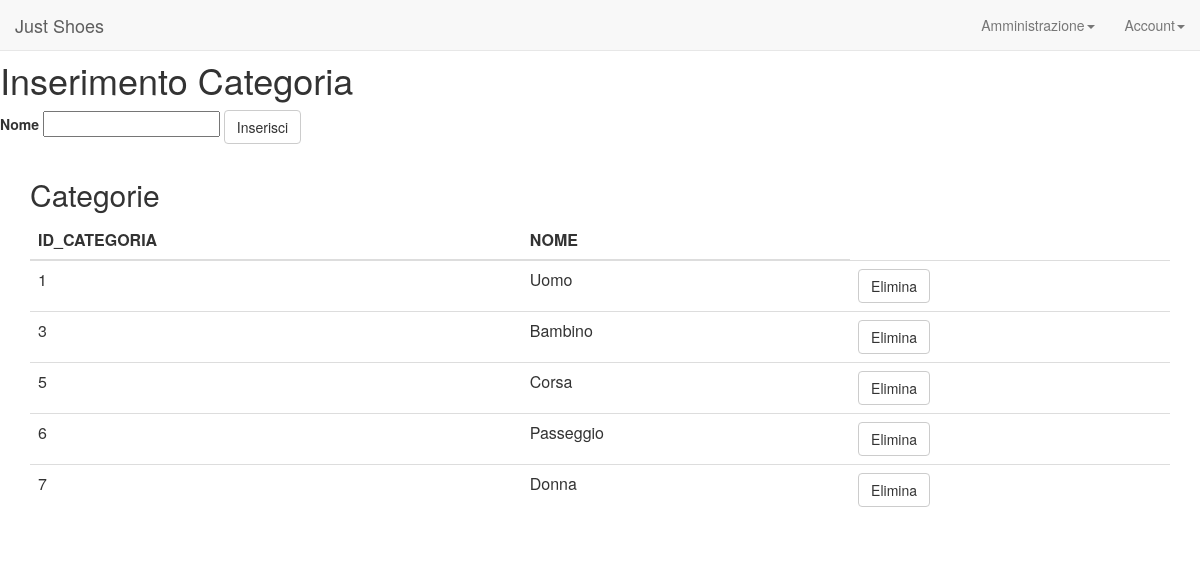
The app's page /admin/gestione-categorie.php (signed in) with its own data.
### tables this page shows
CREATE TABLE `Categoria` (
  `id_categoria` int(10) NOT NULL,
  `nome` varchar(50) DEFAULT NULL
);

### admin/gestione-categorie.php (the view, shortened to what this page needs)
<?php
  include_once("../config.php");
  include_once("../header.php");
?>
<h1>Inserimento Categoria</h1>
<form id="inserimento-categoria" method="post" action="gestione-categorie.php">
  <label for="nome">Nome</label>
  <input type="text" name="nome"></input>
  <button class="btn btn-default" onclick="submit()">Inserisci</button>
</form>
<?php
  $sql_fetch = "SELECT * FROM Categoria";
  $query = mysql_query($sql_fetch) or die("meh");
  if(mysql_num_rows($query) > 0) {
      $ris = mysql_fetch_assoc($query);
      echo "<div class='container'>".
            "<h2>Categorie</h2>".
            "<table class='table'>".
            "<thead>".
              "<tr>";
      foreach ($ris as $key => $value) {
        echo "<th>".strtoupper($key)."</th>";
      }
      echo "    </tr>".
              "</thead>".
              "";
      while($ris){
        echo "<tr>";
        foreach ($ris as $key => $value) {
            echo "<td>".$ris["".$key]."</td>";
        }
        echo "<td><button class='btn btn-default' onclick='elimina_categoria(".$ris["id_categoria"].")'>Elimina</button></td>";
        echo "</tr>";
        $ris = mysql_fetch_assoc($query);
      }
  }
?>

### records on screen
categoria: id_categoria "1", nome "Uomo"
categoria: id_categoria "3", nome "Bambino"
categoria: id_categoria "5", nome "Corsa"
categoria: id_categoria "6", nome "Passeggio"
categoria: id_categoria "7", nome "Donna"

### other values on screen
$key "ID_CATEGORIA"
$key "NOME"
